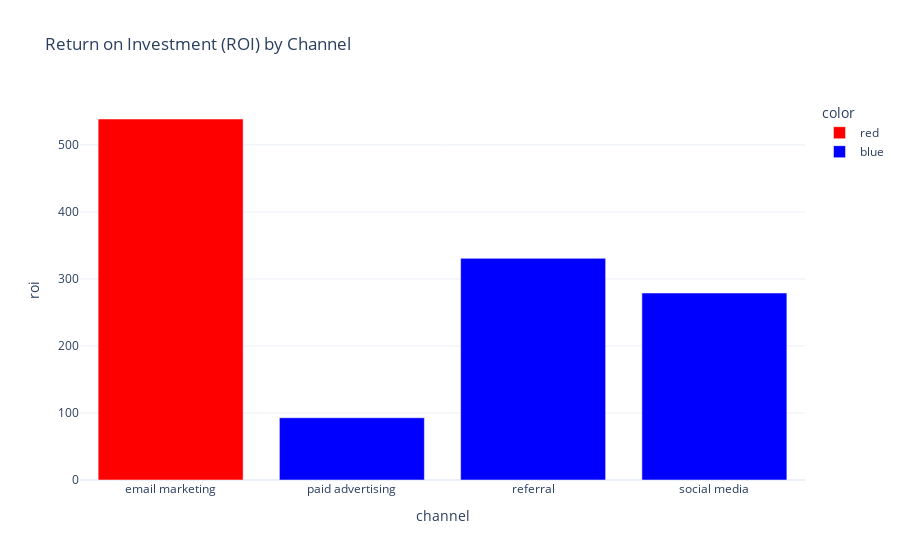

Notebook source saved alongside this figure:
### Markdown cell above
So email marketing is the most profitable channel in terms of generating revenue. But there’s not a huge difference between the percentages of revenue generation from all the channels to call any channel the least profitable channel.

Now let’s calculate the return on investment (ROI) for each channel:

### Code cell
data['roi'] = data['revenue'] / data['cost']
roi_by_channel = data.groupby('channel')['roi'].mean().reset_index()

roi_by_channel['color'] = roi_by_channel['roi'].apply(
    lambda x: 'red' if x == roi_by_channel['roi'].max() else 'blue'
)

fig = px.bar(roi_by_channel,
             x='channel',
             y='roi',
             title='Return on Investment (ROI) by Channel',
             color='color',  
             color_discrete_map={'red': 'red', 'blue': 'blue'})  
fig.show()

### Figure 1 — Plotly figure (JSON) as saved in the notebook; plotly's stock layout.template omitted (floating-point values rounded to 4 significant figures)
{"data": [{"alignmentgroup": "True", "hovertemplate": "color=red<br>channel=%{x}<br>roi=%{y}<extra></extra>", "legendgroup": "red", "marker": {"color": "red", "pattern": {"shape": ""}}, "name": "red", "offsetgroup": "red", "orientation": "v", "showlegend": true, "textposition": "auto", "type": "bar", "x": ["email marketing"], "xaxis": "x", "y": [538.6], "yaxis": "y"}, {"alignmentgroup": "True", "hovertemplate": "color=blue<br>channel=%{x}<br>roi=%{y}<extra></extra>", "legendgroup": "blue", "marker": {"color": "blue", "pattern": {"shape": ""}}, "name": "blue", "offsetgroup": "blue", "orientation": "v", "showlegend": true, "textposition": "auto", "type": "bar", "x": ["paid advertising", "referral", "social media"], "xaxis": "x", "y": [92.83, 330.7, 279.0], "yaxis": "y"}], "layout": {"barmode": "relative", "legend": {"title": {"text": "color"}, "tracegroupgap": 0}, "title": {"text": "Return on Investment (ROI) by Channel"}, "xaxis": {"anchor": "y", "domain": [0, 1], "title": {"text": "channel"}}, "yaxis": {"anchor": "x", "domain": [0, 1], "title": {"text": "roi"}}}}
